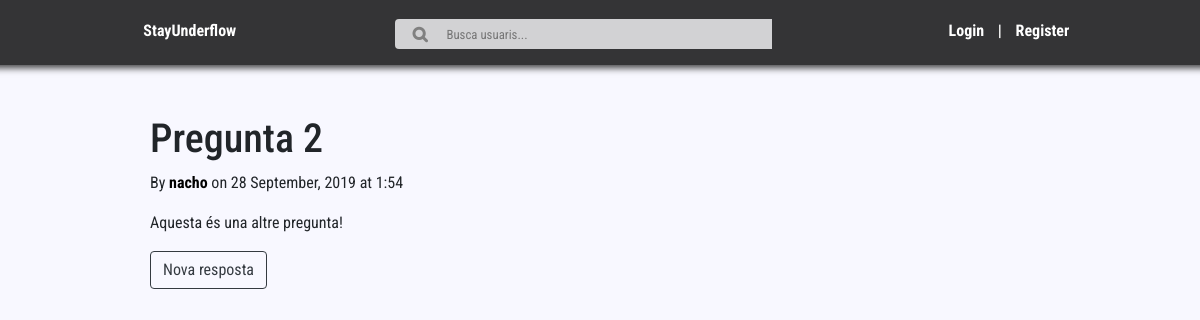
Screenshot of /stayunderflow/post/2/ with the database file from the repository.
### StayUnderflow_WebApp/models.py (models this page shows, shortened)
class Post(models.Model):
    title = models.CharField(max_length=100)
    content = models.TextField()
    date_posted = models.DateTimeField(default=get_time_local()) # en el cas de no posar data es posa la data actual del sistema per defecte
    author = models.ForeignKey(User, on_delete= models.CASCADE) # quan s'elimina un usuari també s'eliminen els seus posts

### StayUnderflow_WebApp/views.py (the view)
# urls.py: path('stayunderflow/post/<int:pk>/', PostDetailView.as_view(), name='post-detail'), # pk serà un enter que contindrà el id del post clicat
class PostDetailView(DetailView):
    model = Post
    template_name = 'stay_underflow/post_detail.html'

### templates/stay_underflow/post_detail.html (shortened to what this page needs)
<head>
</head>
{% extends 'stay_underflow/base.html' %}
{% block content %}
    <div>
        <h1>{{ object.title }}</h1>
        <p> By <a href="{%url 'profile' object.author %}">{{ object.author }}</a> on {{ object.date_posted|date:"j F, Y"}} at {{ object.date_posted|date:"G:i" }}</p>
        <p>{{ object.content }}</p>
        <a class="btn btn-outline-dark" href="{% url 'new-answer' pk=object.pk %}">Nova resposta</a>
    </div>
{% endblock %}

### StayUnderflow_WebApp/static/css/stayunderflow.css (style rules this page uses)
a { color: black; text-decoration: none; font-weight: bold; }

### StayUnderflow_WebApp/static/css/login.css (style rules this page uses)
body { background-color: ghostwhite; font-family: 'Roboto Condensed', sans-serif; font-size: 1em; margin: 0; }

### rows the page displays
Post: title "Pregunta 2", author "nacho", date_posted "28 September, 2019", date_posted "1:54", content "Aquesta és una altre pregunta!"
